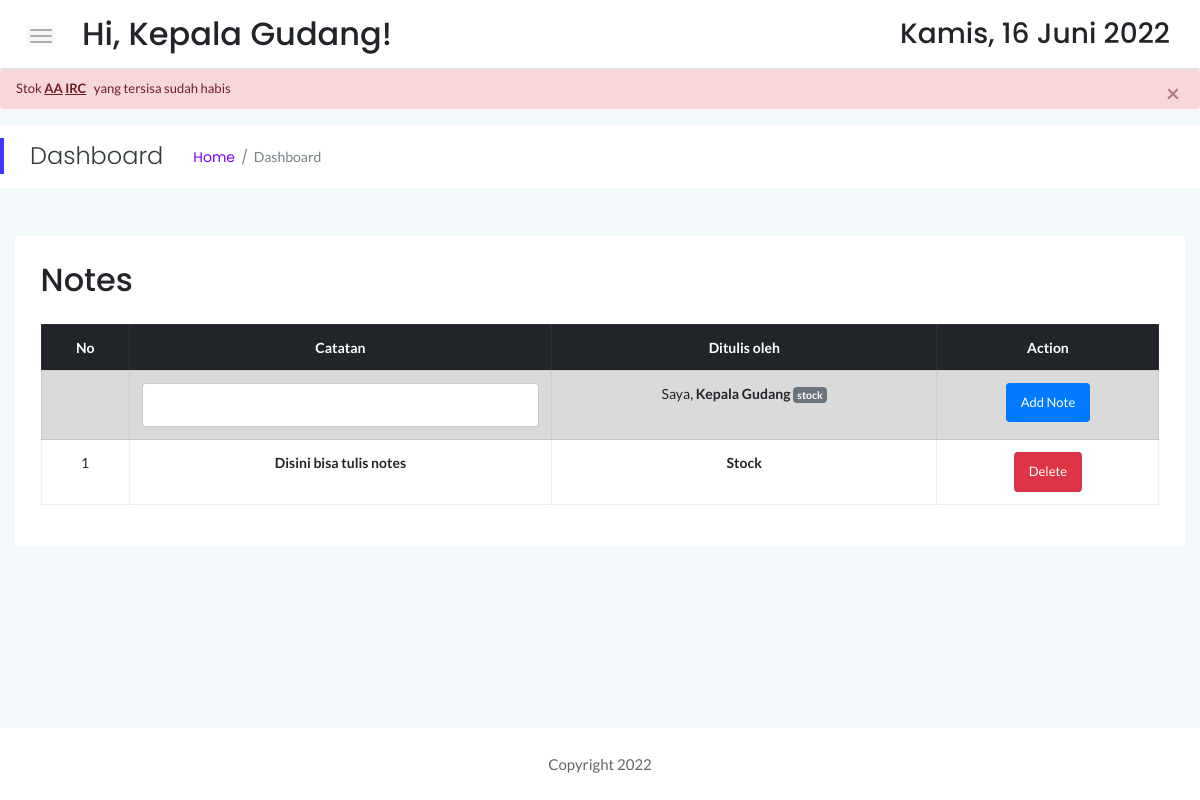
The page /inven/stock/catat.php (signed in) on the database its author committed.
### tables this page shows
CREATE TABLE IF NOT EXISTS `sstock_brg` (
  `idx` int(11) NOT NULL AUTO_INCREMENT,
  `kode_brg` varchar(255) NOT NULL,
  `nama` varchar(55) NOT NULL,
  `harga` int(255) NOT NULL,
  `diskon` int(11) NOT NULL,
  `stock` int(12) NOT NULL,
  `jenis` varchar(30) NOT NULL,
  `subtype` varchar(255) NOT NULL,
  `merk` varchar(40) NOT NULL,
  `keterangan` varchar(255) NOT NULL,
  `tgl_input` datetime NOT NULL,
  PRIMARY KEY (`idx`)
);

CREATE TABLE IF NOT EXISTS `notes` (
  `id` int(11) NOT NULL AUTO_INCREMENT,
  `contents` text NOT NULL,
  `admin` varchar(20) NOT NULL,
  `status` varchar(8) NOT NULL DEFAULT 'aktif',
  PRIMARY KEY (`id`)
);

### inven/stock/catat.php (the view, shortened to what this page needs)
<!doctype html>
<html class="no-js" lang="en">
<?php
    include '../dbconnect.php';
	?>
<head>
    <link rel="stylesheet" href="assets/css/bootstrap.min.css">
    <link rel="stylesheet" href="assets/css/font-awesome.min.css">
    <link rel="stylesheet" href="assets/css/themify-icons.css">
    <link rel="stylesheet" href="assets/css/metisMenu.css">
    <link rel="stylesheet" href="assets/css/owl.carousel.min.css">
    <link rel="stylesheet" href="assets/css/slicknav.min.css">
    <link rel="stylesheet" href="https://www.amcharts.com/lib/3/plugins/export/export.css" type="text/css" media="all" />
    <link rel="stylesheet" href="assets/css/typography.css">
    <link rel="stylesheet" href="assets/css/default-css.css">
    <link rel="stylesheet" href="assets/css/styles.css">
    <link rel="stylesheet" href="assets/css/responsive.css">
</head>
<body>
    <div class="page-container">
        <div class="main-content">
            <div class="header-area">
                <div class="row align-items-center">
                    <div class="col-md-6 col-sm-8 clearfix">
                        <div class="nav-btn pull-left">
                            <span></span>
                            <span></span>
                            <span></span>
                        </div>
                        <div class="search-box pull-left">
                            <form action="#">
                                <h2>Hi, <?=$_SESSION['user'];?>!</h2>
                            </form>
                        </div>
                    </div>
                    <div class="col-md-6 col-sm-4 clearfix">
                        <ul class="notification-area pull-right">
                            <li><h3><div class="date">
						</b></div></h3>
						</li>
                        </ul>
                    </div>
                </div>
            </div>
			<?php
				$periksa_bahan=mysqli_query($conn,"select * from sstock_brg where stock <1");
				while($p=mysqli_fetch_array($periksa_bahan)){
					if($p['stock']<=1){
						?>
						<?php
						echo "<div class='alert alert-danger alert-dismissible fade show'><button type='button' class='close' data-dismiss='alert'>&times;</button>Stok  <strong><u>".$p['nama']. "</u> <u>".($p['merk'])."</u> &nbsp <u>".$p['ukuran']."</u></strong> yang tersisa sudah habis</div>";
					}
				}
				?>
            <div class="page-title-area">
                <div class="row align-items-center">
                    <div class="col-sm-6">
                        <div class="breadcrumbs-area clearfix">
                            <h4 class="page-title pull-left">Dashboard</h4>
                            <ul class="breadcrumbs pull-left">
                                <li><a href="index.php">Home</a></li>
                                <li><span>Dashboard</span></li>
                            </ul>
                        </div>
                    </div>
                    <div class="col-sm-6 clearfix">
                    </div>
                </div>
            </div>
            <div class="main-content-inner">
                <div class="row mt-5 mb-5">
                    <div class="col-12">
                        <div class="card">
                            <div class="card-body">
                                <div class="d-sm-flex justify-content-between align-items-center">
									<h2>Notes</h2>
                                </div>
                                <div class="market-status-table mt-4">
                                    <div class="table-responsive">
										 <table class="table table-bordered table-hover"><thead class="thead-dark">
										<tr>
										 <th><center> No </center></th>
										 <th><center> Catatan </center></th>
										 <th><center> Ditulis oleh </center></th>
										 <th><center> Action </center></th>
										</tr></thead>
										 <form method ='POST' action = 'notes.php'>
										 <tr class="table-active">
											<td><center><input type = 'hidden'/></center> </td>
											<td><center> <input type = 'text' class='form-control' name = 'konten' required /></center> </td>
											<td><center>Saya, <strong><?=$_SESSION['user'];?></strong> <span class="badge badge-secondary"><?=$_SESSION['role'];?></span></center> </td>
											<td><center><input type = 'submit' name = 'submit'  class='btn btn-primary btn-sm' value = 'Add Note'/></center></td>
										 </form>
										<?php
										$queri="Select * From notes where status='aktif' Order by id DESC" ;
										$hasil=MySQLi_query ($conn,$queri);
										$i = 1;
										while ($data = mysqli_fetch_array ($hasil)){
										 echo "  <form method ='POST' action = 'done.php'>
										  <tr>
										  <td><center>".$i."</center></td>
										  <td><strong><center>".$data['contents']."</center></strong></td>
										  <td><strong><center>".$data['admin']."</center></strong></td>
										  <td><center><input type = 'hidden' name = 'id' value = '".$data['id']."'> <input type='submit' name = 'submit'  class='btn btn-danger btn-sm' value = 'Delete' formaction='del.php' /></center></td>
										  </form></td>
										  </tr> </form>
										  ";
										 $i++;
										}
										?>
										</table>
                                    </div>
                                </div>
                            </div>
                        </div>
                    </div>
                </div>
            </div>
        </div>
        <footer>
            <div class="footer-area">
                <p>Copyright 2022</p>
            </div>
        </footer>
    </div>
</body>
</html>

### rows shown on the page
sstock_brg: nama "AA", merk "IRC"
notes: contents "Disini bisa tulis notes", admin "Stock"

### other values the page prints
$_SESSION['user'] "Kepala Gudang"
$_SESSION['role'] "stock"
